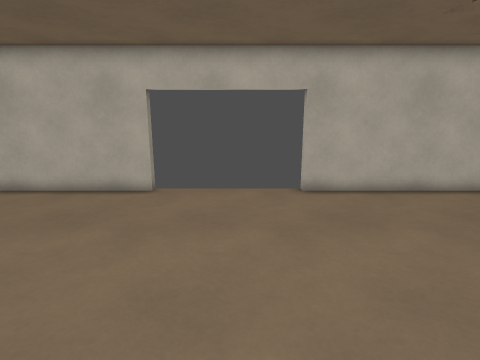
View 1 (above)

14 first-person views from a walk through a 3-D level made in the Godot game engine. The camera is 1.4 m above the floor, tilts 12° down and sees 80° across. The floor is counted in squares, 0.5 m on a side. Each view is taken from the middle of a square. On the plan, view 1 faces up. The plan holds only what a view shows up to about 20 squares ahead; the rest is blank.

View 2
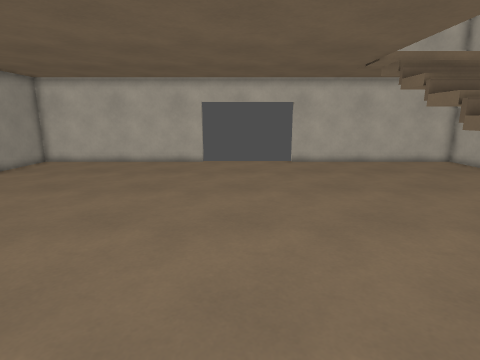

View 3
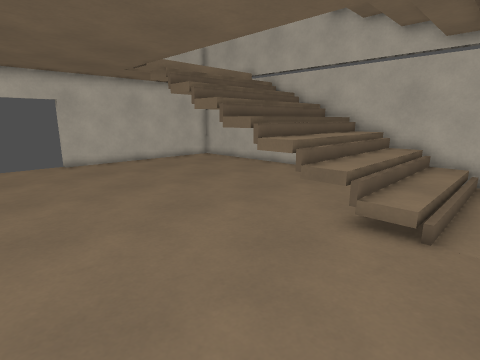

View 4
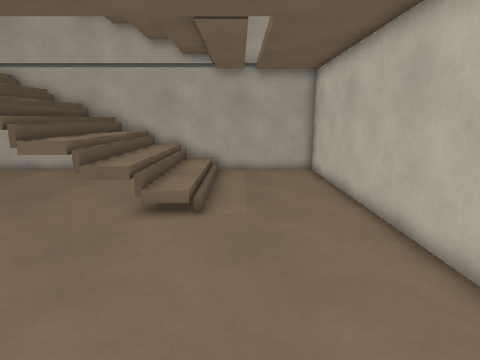

View 5
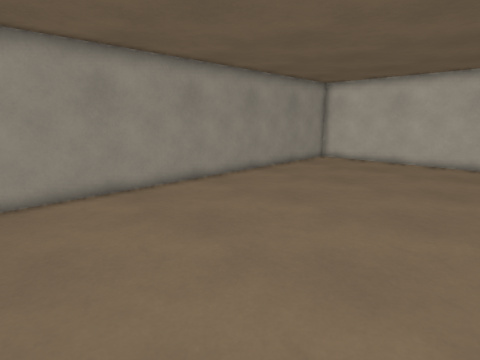

View 6
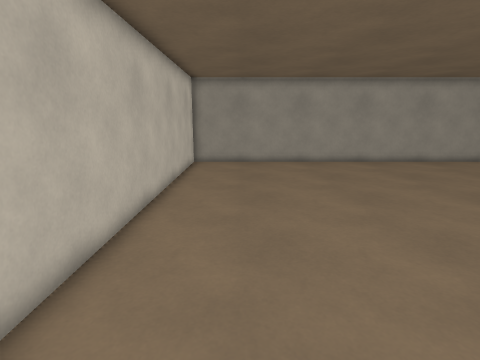

View 7
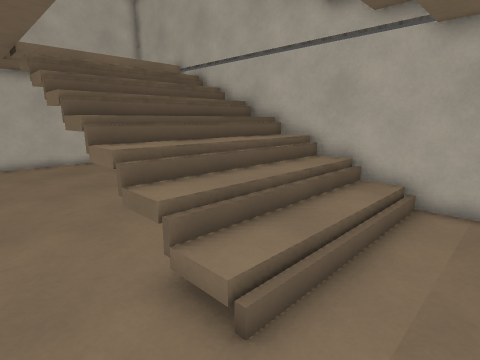

View 8
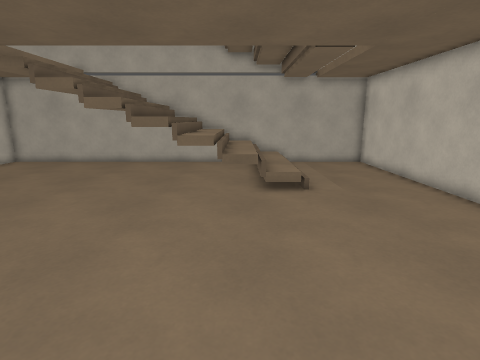

View 9
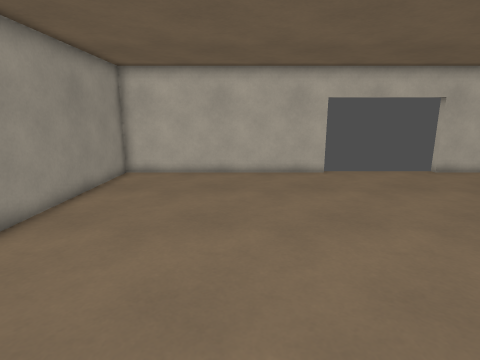

View 10
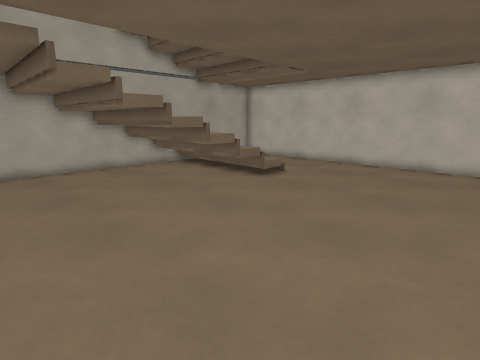

View 11
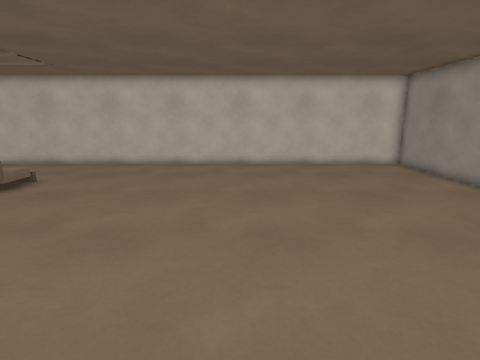

View 12
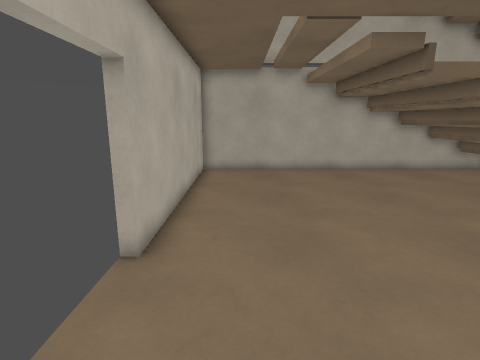

View 13
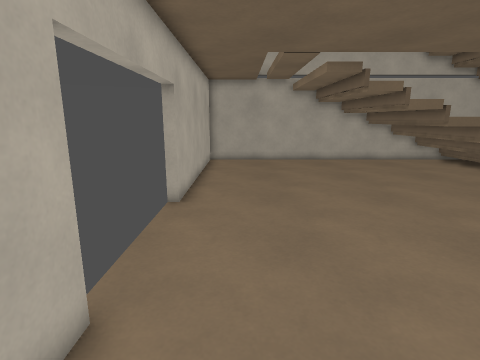

View 14
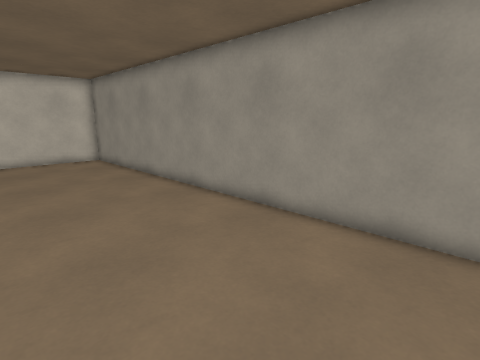

### Floor plan
Key: @ floor where view 1 was taken; # wall or solid block; x gap in a wall; . main floor; : floor 0.25 m higher than the main floor; + floor 0.5 m higher than the main floor; * floor 0.75 m higher than the main floor; / step, stairs or slope; = window, fence, low wall or low ledge; ^ raised ledge; T thing the floor can be seen under or through.
Columns run from 14 left of view 1 to 13 right of it. Each row starts with its distance up from view 1.
 12           #      #
 11 ############.....###########
 10 #..........................#
  9 #..........................#
  8 #..........................#
  7 #..........................#
  6 #..........................#
  5 #..........................#
  4 #..........................#
  3 #..........................#
  2 #..................TTTTTTTT#
  1 #..................T       #
  0 #.............@.....^^^^^^^#
 -1 #...................^^^^^^^#
 -2 #...................^^^^^^^#
 -3 #..................x^^^^^^^#
 -4 #..................=*******#
 -5 #..................=+++++++#
 -6 #...................:::::::#
 -7 #...................///////#
 -8 #..........................#
 -9 #..........................#
-10 #..........................#
-11 #..........................#
-12 ############################

Positions as (right, up) in squares from view 1, and headings:
1: (0, 0), facing up
2: (-1, -8), facing up
3: (-2, -8), facing up-right
4: (-3, -8), facing right
5: (-3, -9), facing up-left
6: (5, -9), facing left
7: (3, -9), facing up-right
8: (-6, -4), facing right
9: (-8, -4), facing up
10: (-4, 6), facing down-right
11: (-4, 6), facing down
12: (-3, 9), facing right
13: (-7, 9), facing right
14: (-7, 9), facing down-left
